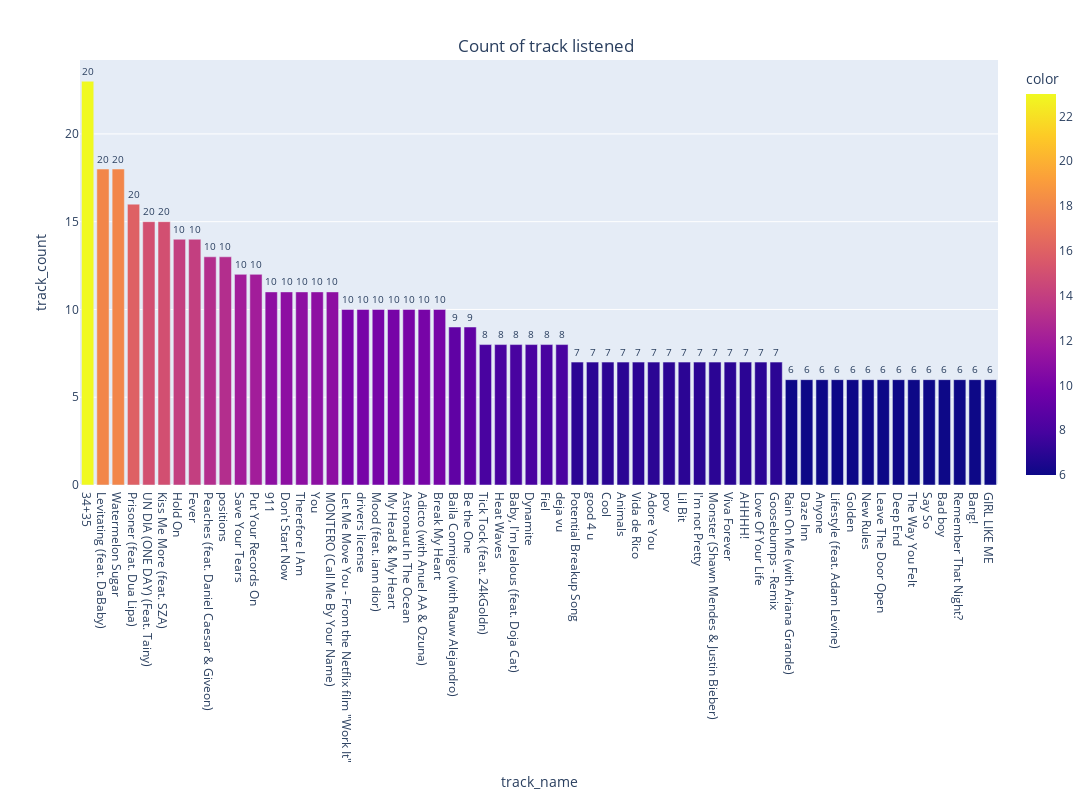

Notebook cell for this chart:
### Markdown cell above
most songs listened

### Code cell
# plot for count of artist
count_greater_1 = df_stream_history['track_name'].value_counts()

track_name = count_greater_1[count_greater_1 > 5].index
track_count = count_greater_1[count_greater_1 > 5].values

fig = px.bar(
    x = track_name,
    y = track_count,
    color = track_count,
    text = track_count
)
fig.update_traces(texttemplate='%{text:.1s}', textposition='outside')
fig.update_layout(uniformtext_minsize=8, uniformtext_mode='hide')
fig.update_layout(
    title={
        'text': "Count of track listened",
        'y':0.95,
        'x':0.5,
        'xanchor': 'center',
        'yanchor': 'top'
    },
    xaxis_title = "track_name",
    yaxis_title = "track_count",
    legend_title = "count",
    hovermode = 'x',
    height = 800,
    width = 1210,
)
fig.show()

### Figure 1 — Plotly figure (JSON) as saved in the notebook; plotly's stock layout.template omitted (floating-point values rounded to 4 significant figures)
{"data": [{"alignmentgroup": "True", "hovertemplate": "x=%{x}<br>y=%{y}<br>text=%{text}<br>color=%{marker.color}<extra></extra>", "legendgroup": "", "marker": {"color": [23, 18, 18, 16, 15, 15, 14, 14, 13, 13, 12, 12, 11, 11, 11, 11, 11, 10, 10, 10, 10, 10, 10, 10, 9, 9, 8, 8, 8, 8, 8, 8, 7, 7, 7, 7, 7, 7, 7, 7, 7, 7, 7, 7, 7, 7, 6, 6, 6, 6, 6, 6, 6, 6, 6, 6, 6, 6, 6, 6], "coloraxis": "coloraxis", "pattern": {"shape": ""}}, "name": "", "offsetgroup": "", "orientation": "v", "showlegend": false, "text": [23, 18, 18, 16, 15, 15, 14, 14, 13, 13, 12, 12, 11, 11, 11, 11, 11, 10, 10, 10, 10, 10, 10, 10, 9, 9, 8, 8, 8, 8, 8, 8, 7, 7, 7, 7, 7, 7, 7, 7, 7, 7, 7, 7, 7, 7, 6, 6, 6, 6, 6, 6, 6, 6, 6, 6, 6, 6, 6, 6], "textposition": "outside", "texttemplate": "%{text:.1s}", "type": "bar", "x": ["34+35", "Levitating (feat. DaBaby)", "Watermelon Sugar", "Prisoner (feat. Dua Lipa)", "UN DIA (ONE DAY) (Feat. Tainy)", "Kiss Me More (feat. SZA)", "Hold On", "Fever", "Peaches (feat. Daniel Caesar & Giveon)", "positions", "Save Your Tears", "Put Your Records On", "911", "Don't Start Now", "Therefore I Am", "You", "MONTERO (Call Me By Your Name)", "Let Me Move You - From the Netflix film \"Work It\"", "drivers license", "Mood (feat. iann dior)", "My Head & My Heart", "Astronaut In The Ocean", "Adicto (with Anuel AA & Ozuna)", "Break My Heart", "Baila Conmigo (with Rauw Alejandro)", "Be the One", "Tick Tock (feat. 24kGoldn)", "Heat Waves", "Baby, I'm Jealous (feat. Doja Cat)", "Dynamite", "Fiel", "deja vu", "Potential Breakup Song", "good 4 u", "Cool", "Animals", "Vida de Rico", "Adore You", "pov", "Lil Bit", "I'm not Pretty", "Monster (Shawn Mendes & Justin Bieber)", "Viva Forever", "AHHHH!", "Love Of Your Life", "Goosebumps - Remix", "Rain On Me (with Ariana Grande)", "Daze Inn", "Anyone", "Lifestyle (feat. Adam Levine)", "Golden", "New Rules", "Leave The Door Open", "Deep End", "The Way You Felt", "Say So", "Bad boy", "Remember That Night?", "Bang!", "GIRL LIKE ME"], "xaxis": "x", "y": [23, 18, 18, 16, 15, 15, 14, 14, 13, 13, 12, 12, 11, 11, 11, 11, 11, 10, 10, 10, 10, 10, 10, 10, 9, 9, 8, 8, 8, 8, 8, 8, 7, 7, 7, 7, 7, 7, 7, 7, 7, 7, 7, 7, 7, 7, 6, 6, 6, 6, 6, 6, 6, 6, 6, 6, 6, 6, 6, 6], "yaxis": "y"}], "layout": {"barmode": "relative", "coloraxis": {"colorbar": {"title": {"text": "color"}}, "colorscale": [[0, "#0d0887"], [0.1111, "#46039f"], [0.2222, "#7201a8"], [0.3333, "#9c179e"], [0.4444, "#bd3786"], [0.5556, "#d8576b"], [0.6667, "#ed7953"], [0.7778, "#fb9f3a"], [0.8889, "#fdca26"], [1, "#f0f921"]]}, "height": 800, "hovermode": "x", "legend": {"title": {"text": "count"}, "tracegroupgap": 0}, "margin": {"t": 60}, "title": {"text": "Count of track listened", "x": 0.5, "xanchor": "center", "y": 0.95, "yanchor": "top"}, "uniformtext": {"minsize": 8, "mode": "hide"}, "width": 1210, "xaxis": {"anchor": "y", "domain": [0, 1], "title": {"text": "track_name"}}, "yaxis": {"anchor": "x", "domain": [0, 1], "title": {"text": "track_count"}}}}
